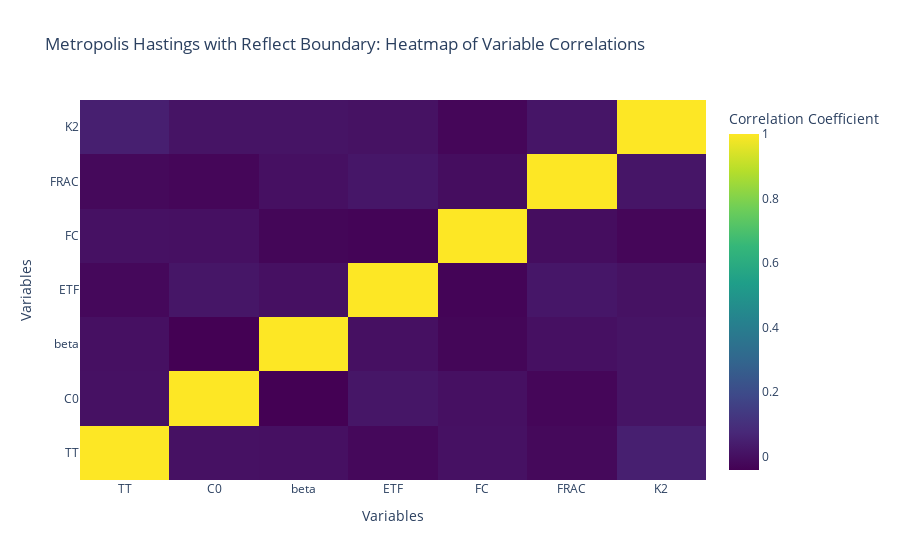

The cell this chart's notebook holds for it:
### Code cell
corr_matrix = samples.corr()

fig = go.Figure(
    data=go.Heatmap(
        z=corr_matrix,
        x=corr_matrix.columns,
        y=corr_matrix.columns,
        colorscale="Viridis", 
        colorbar=dict(title="Correlation Coefficient"),
    )
)

# Update layout
fig.update_layout(
    title="Metropolis Hastings with Reflect Boundary: Heatmap of Variable Correlations",
    xaxis_title="Variables",
    yaxis_title="Variables",
)

fig.show()

### Figure 1 — Plotly figure (JSON) as saved in the notebook; plotly's stock layout.template omitted (floating-point values rounded to 4 significant figures)
{"data": [{"colorbar": {"title": {"text": "Correlation Coefficient"}}, "colorscale": [[0, "#440154"], [0.1111, "#482878"], [0.2222, "#3e4989"], [0.3333, "#31688e"], [0.4444, "#26828e"], [0.5556, "#1f9e89"], [0.6667, "#35b779"], [0.7778, "#6ece58"], [0.8889, "#b5de2b"], [1, "#fde725"]], "type": "heatmap", "x": ["TT", "C0", "beta", "ETF", "FC", "FRAC", "K2"], "y": ["TT", "C0", "beta", "ETF", "FC", "FRAC", "K2"], "z": [[1, 0.006876, 0.001653, -0.01983, 0.006215, -0.01953, 0.04782], [0.006876, 1, -0.0418, 0.02016, 0.002432, -0.02702, 0.01416], [0.001653, -0.0418, 1, 0.003487, -0.02834, 0.002842, 0.01428], [-0.01983, 0.02016, 0.003487, 1, -0.03197, 0.02102, 0.007449], [0.006215, 0.002432, -0.02834, -0.03197, 1, -0.006548, -0.02586], [-0.01953, -0.02702, 0.002842, 0.02102, -0.006548, 1, 0.01877], [0.04782, 0.01416, 0.01428, 0.007449, -0.02586, 0.01877, 1]]}], "layout": {"title": {"text": "Metropolis Hastings with Reflect Boundary: Heatmap of Variable Correlations"}, "xaxis": {"title": {"text": "Variables"}}, "yaxis": {"title": {"text": "Variables"}}}}
